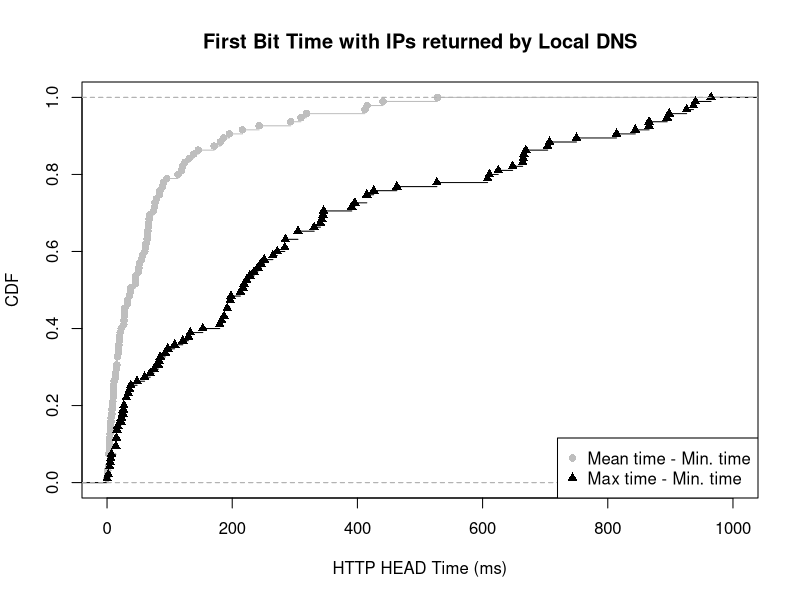

The R source for this figure:
mean_min <- c(8.611111, 195.333333, 7.857143, 27.500000, 4.388889, 7.666667, 10.000000, 138.291667, 50.913793, 83.700000, 95.500000, 1.166667, 67.300000, 84.600000, 4.600000, 2.500000, 37.416667, 186.111111, 216.333333, 35.500000, 62.400000, 22.555556, 28.000000, 411.942778, 13.833333, 4.750000, 60.388889, 2.500000, 32.500000, 45.333333, 242.999167, 19.666667, 66.250000, 11.222222, 3.800000, 1.000000, 50.333333, 131.250000, 45.958333, 16.500000, 119.208333, 90.333333, 5.333333, 68.000000, 10.388889, 293.527778, 6.333333, 13.700000, 171.166667, 2.500000, 55.333333, 440.996667, 415.584706, 0.000000, 318.665000, 88.833333, 33.000000, 527.830833, 61.629630, 124.333333, 26.750000, 3.750000, 10.384615, 21.055556, 2.166667, 38.119048, 10.666667, 51.666667, 28.464286, 19.000000, 15.628571, 56.805556, 18.333333, 5.083333, 113.247476, 45.441176, 76.166667, 18.166667, 65.166667, 145.666667, 64.687500, 181.000000, 64.000000, 6.500000, 76.666667, 74.333333, 309.831667, 15.000000, 16.500000, 78.958333, 27.066667, 9.272727, 19.833333, 65.833333, 120.833333)

max_min <- c(36.00, 704.00, 183.00, 75.00, 60.00, 16.00, 25.00, 341.00, 396.00, 669.00, 346.00, 2.00, 235.00, 251.00, 23.00, 7.00, 217.00, 707.00, 608.00, 108.00, 305.00, 285.00, 197.00, 964.99, 31.00, 15.00, 343.00, 4.00, 180.00, 121.00, 865.99, 48.00, 228.00, 83.00, 16.00, 4.00, 187.00, 415.00, 750.00, 26.00, 898.00, 463.00, 14.00, 213.00, 38.00, 666.00, 17.00, 97.00, 426.00, 5.00, 153.00, 894.99, 843.99, 0.00, 925.99, 192.00, 133.00, 936.99, 415.00, 345.00, 241.00, 14.00, 82.00, 130.00, 6.00, 527.00, 31.00, 246.00, 198.00, 93.00, 331.00, 866.00, 69.00, 15.00, 813.99, 611.00, 391.00, 192.00, 285.00, 648.00, 665.00, 625.00, 197.00, 22.00, 265.00, 223.00, 939.99, 27.00, 85.00, 664.00, 284.00, 34.00, 219.00, 272.00, 305.00)

mean_min_val = ecdf(mean_min)
max_min_val = ecdf(max_min)

plot(mean_min_val, lty=1, col="grey", pch = 16, xlab="HTTP HEAD Time (ms)", ylab="CDF", main="First Bit Time with IPs returned by Local DNS", xlim=c(0, 1000))
lines(max_min_val, pch = 17)

legend("bottomright",  pch = c(16, 17), legend=c("Mean time - Min. time", "Max time - Min. time"), col=c("grey", "black"))
